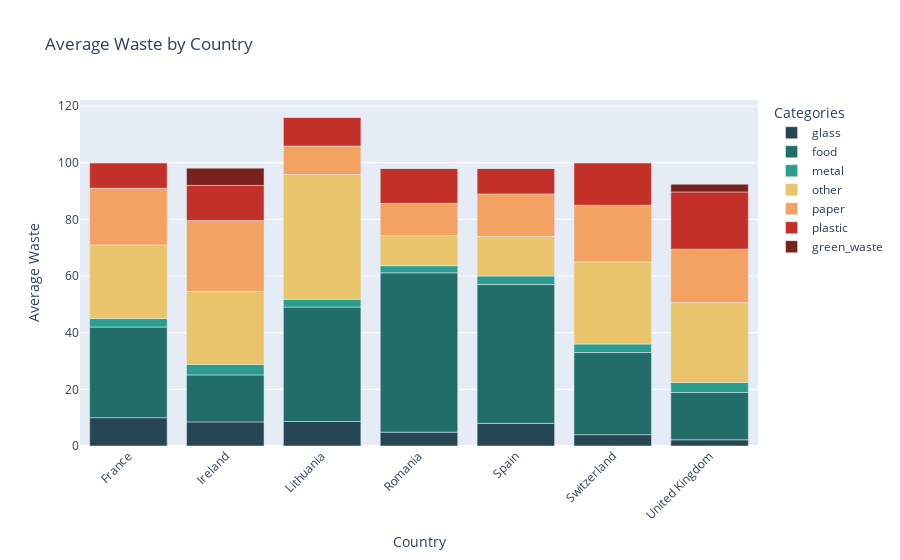

The cell this chart's notebook holds for it:
### Markdown cell above
### e - Barplot type of polution

### Code cell
categories = ['glass', 'food', 'metal', 'other', 'paper', 'plastic', 'green_waste']
color = ['#264653', '#226D68', '#2A9D8F', '#E9C46A', '#F4A261', '#C23028', '#77221D']

average_by_country = df.groupby('Country')[categories].mean().reset_index()

fig = px.bar(average_by_country, x='Country', y=categories,
             color_discrete_sequence=color, title='Average Waste by Country')

fig.update_layout(xaxis_tickangle=-45, xaxis_title='Country', yaxis_title='Average Waste',
                  legend_title='Categories')

fig.show()

### Figure 1 — Plotly figure (JSON) as saved in the notebook; plotly's stock layout.template omitted (floating-point values rounded to 4 significant figures)
{"data": [{"alignmentgroup": "True", "hovertemplate": "variable=glass<br>Country=%{x}<br>value=%{y}<extra></extra>", "legendgroup": "glass", "marker": {"color": "#264653", "pattern": {"shape": ""}}, "name": "glass", "offsetgroup": "glass", "orientation": "v", "showlegend": true, "textposition": "auto", "type": "bar", "x": ["France", "Ireland", "Lithuania", "Romania", "Spain", "Switzerland", "United Kingdom"], "xaxis": "x", "y": [10, 8.5, 8.65, 4.89, 8, 4, 2.2], "yaxis": "y"}, {"alignmentgroup": "True", "hovertemplate": "variable=food<br>Country=%{x}<br>value=%{y}<extra></extra>", "legendgroup": "food", "marker": {"color": "#226D68", "pattern": {"shape": ""}}, "name": "food", "offsetgroup": "food", "orientation": "v", "showlegend": true, "textposition": "auto", "type": "bar", "x": ["France", "Ireland", "Lithuania", "Romania", "Spain", "Switzerland", "United Kingdom"], "xaxis": "x", "y": [32, 16.6, 40.4, 56.26, 49, 29, 16.7], "yaxis": "y"}, {"alignmentgroup": "True", "hovertemplate": "variable=metal<br>Country=%{x}<br>value=%{y}<extra></extra>", "legendgroup": "metal", "marker": {"color": "#2A9D8F", "pattern": {"shape": ""}}, "name": "metal", "offsetgroup": "metal", "orientation": "v", "showlegend": true, "textposition": "auto", "type": "bar", "x": ["France", "Ireland", "Lithuania", "Romania", "Spain", "Switzerland", "United Kingdom"], "xaxis": "x", "y": [3, 3.7, 2.75, 2.5, 3, 3, 3.5], "yaxis": "y"}, {"alignmentgroup": "True", "hovertemplate": "variable=other<br>Country=%{x}<br>value=%{y}<extra></extra>", "legendgroup": "other", "marker": {"color": "#E9C46A", "pattern": {"shape": ""}}, "name": "other", "offsetgroup": "other", "orientation": "v", "showlegend": true, "textposition": "auto", "type": "bar", "x": ["France", "Ireland", "Lithuania", "Romania", "Spain", "Switzerland", "United Kingdom"], "xaxis": "x", "y": [26, 25.8, 44.05, 10.68, 14, 29, 28.2], "yaxis": "y"}, {"alignmentgroup": "True", "hovertemplate": "variable=paper<br>Country=%{x}<br>value=%{y}<extra></extra>", "legendgroup": "paper", "marker": {"color": "#F4A261", "pattern": {"shape": ""}}, "name": "paper", "offsetgroup": "paper", "orientation": "v", "showlegend": true, "textposition": "auto", "type": "bar", "x": ["France", "Ireland", "Lithuania", "Romania", "Spain", "Switzerland", "United Kingdom"], "xaxis": "x", "y": [20, 25, 10.05, 11.34, 15, 20, 18.9], "yaxis": "y"}, {"alignmentgroup": "True", "hovertemplate": "variable=plastic<br>Country=%{x}<br>value=%{y}<extra></extra>", "legendgroup": "plastic", "marker": {"color": "#C23028", "pattern": {"shape": ""}}, "name": "plastic", "offsetgroup": "plastic", "orientation": "v", "showlegend": true, "textposition": "auto", "type": "bar", "x": ["France", "Ireland", "Lithuania", "Romania", "Spain", "Switzerland", "United Kingdom"], "xaxis": "x", "y": [9, 12.4, 10.15, 12.33, 9, 15, 20.2], "yaxis": "y"}, {"alignmentgroup": "True", "hovertemplate": "variable=green_waste<br>Country=%{x}<br>value=%{y}<extra></extra>", "legendgroup": "green_waste", "marker": {"color": "#77221D", "pattern": {"shape": ""}}, "name": "green_waste", "offsetgroup": "green_waste", "orientation": "v", "showlegend": true, "textposition": "auto", "type": "bar", "x": ["France", "Ireland", "Lithuania", "Romania", "Spain", "Switzerland", "United Kingdom"], "xaxis": "x", "y": [0, 6.1, 0, 0, 0, 0, 2.7], "yaxis": "y"}], "layout": {"barmode": "relative", "legend": {"title": {"text": "Categories"}, "tracegroupgap": 0}, "title": {"text": "Average Waste by Country"}, "xaxis": {"anchor": "y", "domain": [0, 1], "tickangle": -45, "title": {"text": "Country"}}, "yaxis": {"anchor": "x", "domain": [0, 1], "title": {"text": "Average Waste"}}}}
